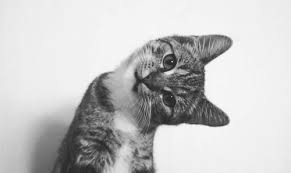
#> input picture python/2_matrices_cv/cat.jpg, 291 x 173 px
$ python 1_treshoold.py
#> lines starting #> are read from the running program, lines starting #| are printed output that depends on the picture; after the words box and inside, x2 and y2 are one past the last pixel; in counts of white or black regions, pixels touching at a corner belong together
# -*- coding: utf-8 -*-
"""
Created on Mon Jan 29 12:45:59 2018

@author: Romualdo J. Villalobos P.
"""

import numpy as np
import cv2

entrada = cv2.imread("cat.jpg", 0)
#> entrada is the input picture: shape (173, 291); min 25, max 255, mean 198

alto, ancho = entrada.shape
#> alto = 173; ancho = 291
salida = np.zeros((alto, ancho), np.uint8)

while(True):
    for i in range(0, alto):
        for j in range(0, ancho):
            # READ IMAGE DATA
            c = entrada.item(i,j)
            c = 255 if c > 80 else 0
            salida.itemset((i,j), c)
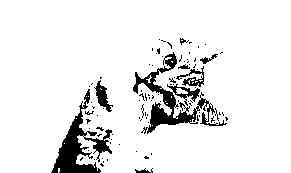
#> salida: shape (173, 291); 91.5% white; 92 black regions (84 under 20 px), largest, box (x1, y1, x2, y2) and area: (133, 52, 227, 134) 1770, (51, 89, 112, 173) 1588, (94, 80, 113, 112) 241

    cv2.imshow("Resultado", entrada)
    cv2.imshow("original", salida)
    ch = 0xFF & cv2.waitKey()
#> (key q is pressed here)
    if (ch == ord('q')):
        cv2.imwrite("resultado.jpg", salida)
        break;
cv2.destroyAllWindows();
